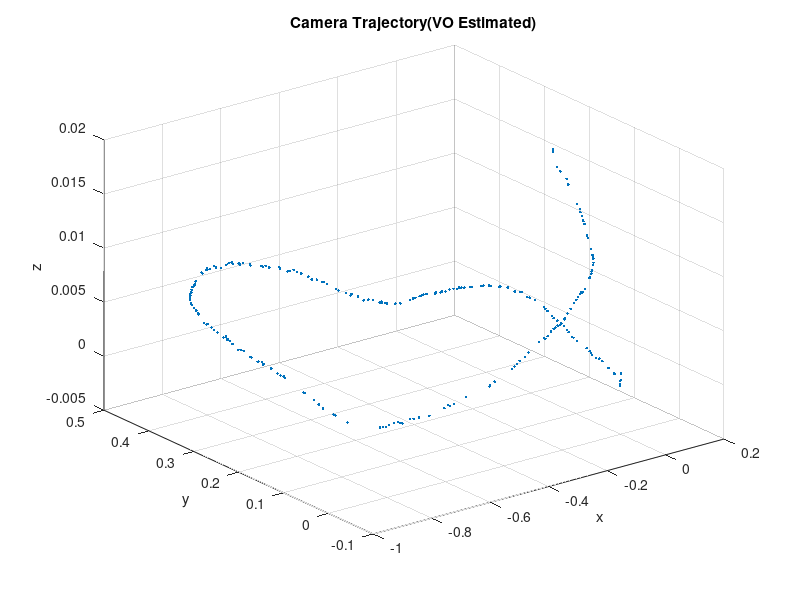

MATLAB code for this plot:
close all; clear all; clc;
A=load('KFTrajectory_5.txt');
x_Camera=A(:,2);
y_Camera=A(:,4);
z_Camera=A(:,3);
plot3(x_Camera,y_Camera,z_Camera,'.')
title('Camera Trajectory(VO Estimated)')
xlabel('x');ylabel('y');zlabel('z');
grid on;